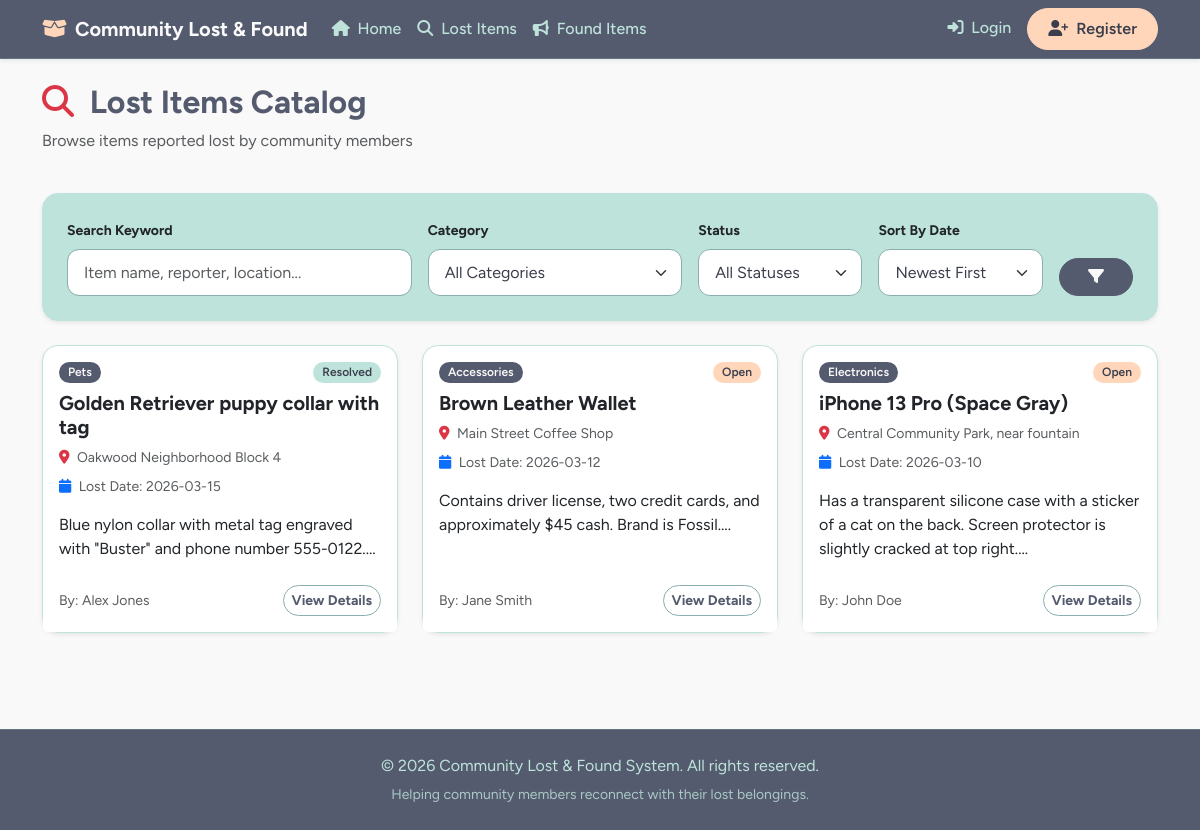
Before: /lost_items.php with the older database file.
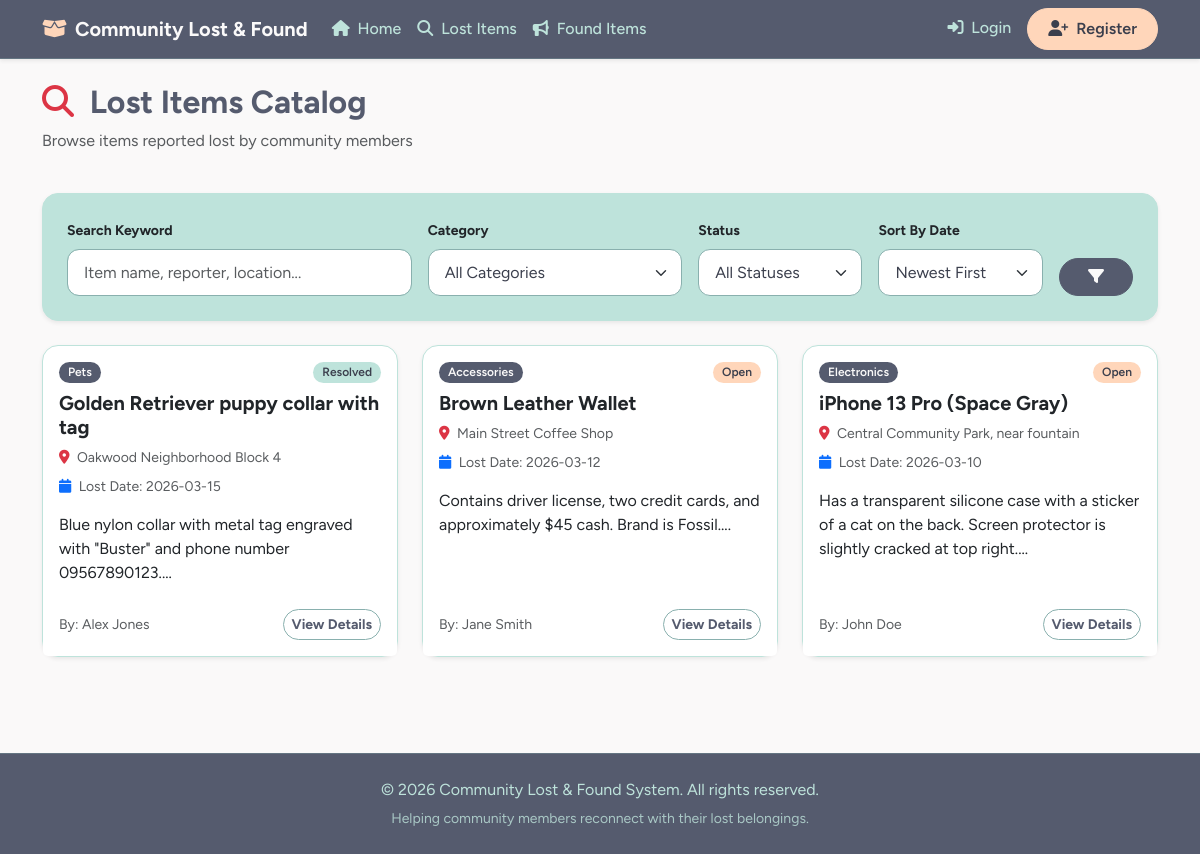
After: the same page with the newer database file.
### tables this page shows
CREATE TABLE `lost_items` (
  `id` INT AUTO_INCREMENT PRIMARY KEY,
  `user_id` INT NOT NULL,
  `title` VARCHAR(150) NOT NULL,
  `category` VARCHAR(50) NOT NULL,
  `description` TEXT NOT NULL,
  `location_lost` VARCHAR(150) NOT NULL,
  `date_lost` DATE NOT NULL,
  `image_path` VARCHAR(255) DEFAULT NULL,
  `status` ENUM('Open', 'Resolved', 'Closed') NOT NULL DEFAULT 'Open',
  `created_at` TIMESTAMP DEFAULT CURRENT_TIMESTAMP,
  CONSTRAINT `fk_lost_user` FOREIGN KEY (`user_id`) REFERENCES `users` (`id`) ON DELETE CASCADE
);

CREATE TABLE `users` (
  `id` INT AUTO_INCREMENT PRIMARY KEY,
  `username` VARCHAR(50) NOT NULL UNIQUE,
  `email` VARCHAR(100) NOT NULL UNIQUE,
  `password` VARCHAR(255) NOT NULL,
  `full_name` VARCHAR(100) NOT NULL,
  `phone` VARCHAR(20) DEFAULT NULL,
  `role` ENUM('admin', 'staff', 'member') NOT NULL DEFAULT 'member',
  `created_at` TIMESTAMP DEFAULT CURRENT_TIMESTAMP
);

### lost_items.php (the view, shortened to what this page needs)
<?php
require_once 'db.php';
$search = trim($_GET['search'] ?? '');
$sort = trim($_GET['sort'] ?? 'newest');
$query = "SELECT l.*, u.full_name FROM lost_items l JOIN users u ON l.user_id = u.id WHERE 1=1";
$params = [];
if ($sort === 'oldest') {
    $query .= " ORDER BY l.date_lost ASC";
} else {
    $query .= " ORDER BY l.date_lost DESC";
}
$stmt = $pdo->prepare($query);
$stmt->execute($params);
$items = $stmt->fetchAll();
include 'header.php';
?>
<div class="container my-4">
    <div class="d-flex justify-content-between align-items-center mb-4">
        <div>
            <h2 class="fw-bold"><i class="fa-solid fa-search text-danger me-2"></i> Lost Items Catalog</h2>
            <p class="text-muted">Browse items reported lost by community members</p>
        </div>
    </div>
    <div class="card p-4 mb-4 shadow-sm bg-light">
        <form method="GET" action="lost_items.php" class="row g-3">
            <div class="col-md-4">
                <label for="search" class="form-label fw-bold small">Search Keyword</label>
                <input type="text" class="form-control" id="search" name="search" value="<?php echo htmlspecialchars($search); ?>" placeholder="Item name, reporter, location...">
            </div>
            <div class="col-md-3">
                <label for="category" class="form-label fw-bold small">Category</label>
                <select class="form-select" id="category" name="category">
                    <option value="">All Categories</option>
                </select>
            </div>
            <div class="col-md-2">
                <label for="status" class="form-label fw-bold small">Status</label>
                <select class="form-select" id="status" name="status">
                    <option value="">All Statuses</option>
                </select>
            </div>
            <div class="col-md-2">
                <label for="sort" class="form-label fw-bold small">Sort By Date</label>
                <select class="form-select" id="sort" name="sort">
                    <option value="newest" <?php echo $sort === 'newest' ? 'selected' : ''; ?>>Newest First</option>
                </select>
            </div>
            <div class="col-md-1 d-flex align-items-end">
                <button type="submit" class="btn btn-dark w-100 fw-bold"><i class="fa-solid fa-filter"></i></button>
            </div>
        </form>
    </div>
    <div class="row">
        <?php if (empty($items)): ?>
            <div class="col-12">
                <div class="alert alert-info text-center py-4">
                    <i class="fa-solid fa-info-circle fa-2x mb-2"></i>
                    <h5>No lost items found matching your criteria.</h5>
                    <a href="lost_items.php" class="btn btn-outline-primary btn-sm mt-2">Reset Filters</a>
                </div>
            </div>
        <?php else: ?>
            <?php foreach ($items as $item): ?>
                <div class="col-md-4 mb-4">
                    <div class="card h-100 shadow-sm">
                        <div class="card-body">
                            <div class="d-flex justify-content-between mb-2">
                                <span class="badge bg-danger"><?php echo htmlspecialchars($item['category']); ?></span>
                                <span class="badge bg-<?php echo $item['status'] === 'Open' ? 'warning text-dark' : 'secondary'; ?>"><?php echo htmlspecialchars($item['status']); ?></span>
                            </div>
                            <h5 class="card-title fw-bold"><?php echo htmlspecialchars($item['title']); ?></h5>
                            <p class="card-text text-muted small mb-2"><i class="fa-solid fa-map-marker-alt me-1 text-danger"></i> <?php echo htmlspecialchars($item['location_lost']); ?></p>
                            <p class="card-text text-muted small mb-3"><i class="fa-solid fa-calendar me-1 text-primary"></i> Lost Date: <?php echo $item['date_lost']; ?></p>
                            <p class="card-text"><?php echo nl2br(htmlspecialchars(substr($item['description'], 0, 120))); ?>...</p>
                        </div>
                        <div class="card-footer bg-white border-top-0 d-flex justify-content-between align-items-center pb-3">
                            <small class="text-muted">By: <?php echo htmlspecialchars($item['full_name']); ?></small>
                            <a href="lost_detail.php?id=<?php echo $item['id']; ?>" class="btn btn-outline-primary btn-sm fw-bold">View Details</a>
                        </div>
                    </div>
                </div>
            <?php endforeach; ?>
        <?php endif; ?>
    </div>
</div>
<?php include 'footer.php'; ?>

Changed rows visible on the page:
changed lost_items "Golden Retriever puppy collar with tag": description "Blue nylon collar with metal tag engraved with \"Buster\" and phone number 555-0122." → "Blue nylon collar with metal tag engraved with \"Buster\" and phone number 09567890123."
